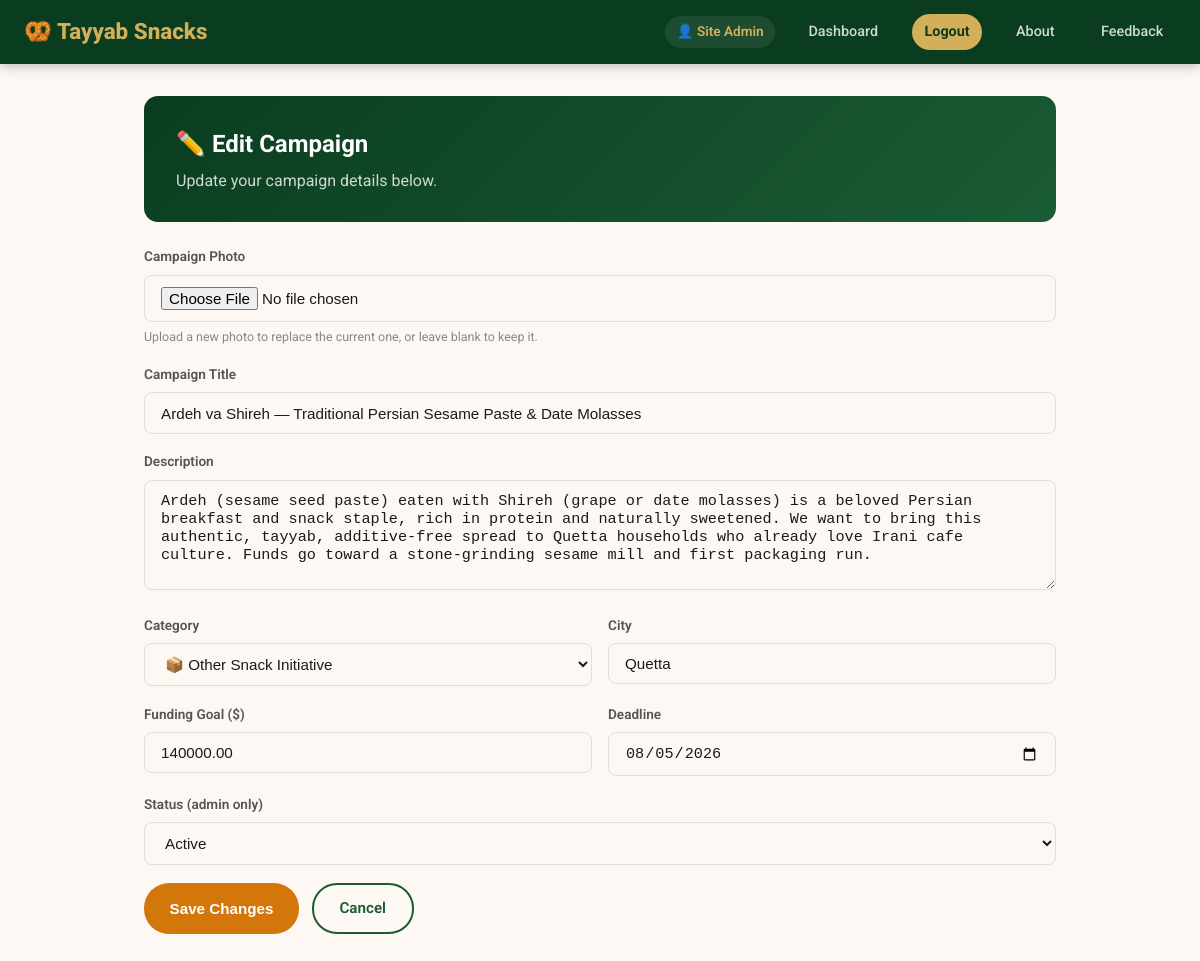
Screenshot of /edit-campaign.php?id=1 (signed in) with the database file from the repository.
### tables this page shows
CREATE TABLE IF NOT EXISTS campaigns (
    id            INT UNSIGNED AUTO_INCREMENT PRIMARY KEY,
    user_id       INT UNSIGNED NOT NULL,
    category_id   INT UNSIGNED,
    title         VARCHAR(200) NOT NULL,
    description   TEXT NOT NULL,
    goal_amount   DECIMAL(12,2) NOT NULL,
    raised_amount DECIMAL(12,2) DEFAULT 0.00,
    city          VARCHAR(100),
    image_url     VARCHAR(500),
    deadline      DATE,
    status        ENUM('pending','active','funded','closed','rejected') DEFAULT 'pending',
    created_at    TIMESTAMP DEFAULT CURRENT_TIMESTAMP,
    updated_by    INT UNSIGNED NULL,
    updated_at    TIMESTAMP NULL,
    FOREIGN KEY (user_id)     REFERENCES users(id) ON DELETE CASCADE,
    FOREIGN KEY (category_id) REFERENCES categories(id) ON DELETE SET NULL,
    FOREIGN KEY (updated_by)  REFERENCES users(id) ON DELETE SET NULL,
    INDEX idx_status (status),
    INDEX idx_user (user_id)
);

CREATE TABLE IF NOT EXISTS categories (
    id   INT UNSIGNED AUTO_INCREMENT PRIMARY KEY,
    name VARCHAR(100) NOT NULL,
    icon VARCHAR(10)
);

### db.php (called while the page is built, shortened)
<?php
function e(string $s): string {
    return htmlspecialchars($s, ENT_QUOTES, 'UTF-8');
}
function auth(): ?array {
    $lastActivity = $_SESSION['last_activity'] ?? time();
    return $_SESSION['user'];
}

### edit-campaign.php (the view, shortened to what this page needs)
<?php
require_once __DIR__ . '/db.php';
$user = auth();
$id = (int) ($_GET['id'] ?? 0);
$stmt = $pdo->prepare('SELECT * FROM campaigns WHERE id = ?');
$stmt->execute([$id]);
$campaign = $stmt->fetch();
$isOwner = $campaign['user_id'] == $user['id'];
$isAdmin = !empty($user['is_admin']);
$categories = $pdo->query('SELECT * FROM categories ORDER BY name')->fetchAll();
?>
<!DOCTYPE html>
<html lang="en">
<head>
<link rel="stylesheet" href="style.css">
</head>
<body>
<nav class="navbar">
    <a class="nav-brand" href="index.php">🥨 <?= e(SITE_NAME) ?></a>
    <div class="nav-links">
        <span class="nav-user">👤 <?= e($user['name']) ?></span><a href="dashboard.php">Dashboard</a><a href="logout.php" class="nav-btn">Logout</a><a href="about.php">About</a><a href="feedback.php">Feedback</a></div>
</nav>
<div class="dashboard-wrap">
    <div class="dashboard-header">
        <h2>✏️ Edit Campaign</h2>
        <p><?= $isAdmin && !$isOwner ? 'You are editing this campaign as an admin.' : 'Update your campaign details below.' ?></p>
    </div>
    <div class="card"><div class="card-body">
        <form method="post" enctype="multipart/form-data">
            <div class="form-group">
                <label class="form-label">Campaign Photo</label>
                <input type="file" name="image" class="form-control" accept="image/jpeg,image/png,image/webp">
                <div class="form-hint">Upload a new photo to replace the current one, or leave blank to keep it.</div>
            </div>
            <div class="form-group">
                <label class="form-label">Campaign Title</label>
                <input type="text" name="title" class="form-control" value="<?= e($_POST['title'] ?? $campaign['title']) ?>" required>
            </div>
            <div class="form-group">
                <label class="form-label">Description</label>
                <textarea name="description" class="form-control" required><?= e($_POST['description'] ?? $campaign['description']) ?></textarea>
            </div>
            <div class="form-row">
                <div class="form-group">
                    <label class="form-label">Category</label>
                    <select name="category_id" class="form-control">
                        <?php foreach ($categories as $c): ?>
                            <option value="<?= (int) $c['id'] ?>" <?= $campaign['category_id'] == $c['id'] ? 'selected' : '' ?>><?= e($c['icon']) ?> <?= e($c['name']) ?></option>
                        <?php endforeach; ?>
                    </select>
                </div>
                <div class="form-group">
                    <label class="form-label">City</label>
                    <input type="text" name="city" class="form-control" value="<?= e($_POST['city'] ?? $campaign['city']) ?>">
                </div>
            </div>
            <div class="form-row">
                <div class="form-group">
                    <label class="form-label">Funding Goal ($)</label>
                    <input type="number" name="goal_amount" class="form-control" min="1000" step="100" value="<?= e($_POST['goal_amount'] ?? $campaign['goal_amount']) ?>" required>
                </div>
                <div class="form-group">
                    <label class="form-label">Deadline</label>
                    <input type="date" name="deadline" class="form-control" value="<?= e($campaign['deadline'] ?? '') ?>">
                </div>
            </div>
            <?php if ($isAdmin): ?>
            <div class="form-group">
                <label class="form-label">Status (admin only)</label>
                <select name="status" class="form-control">
                    <?php foreach (['pending','active','funded','closed','rejected'] as $s): ?>
                        <option value="<?= $s ?>" <?= $campaign['status'] === $s ? 'selected' : '' ?>><?= ucfirst($s) ?></option>
                    <?php endforeach; ?>
                </select>
            </div>
            <?php endif; ?>
            <div style="display:flex;gap:.8rem">
                <button type="submit" class="btn btn-amber">Save Changes</button>
                <a href="campaign.php?id=<?= $id ?>" class="btn btn-outline">Cancel</a>
            </div>
        </form>
    </div></div>
</div>
</body>
</html>

### style.css (style rules this page uses)
:root { --green-deep: #0a3d1f; --green-mid: #1a5c33; --green-light: #2d7a4a; --amber: #d4770a; --amber-light: #f59e0b; --gold: #d4af5a; --gold-dark: #b8973b; --cream: #fdf8f3; --white: #ffffff; --text: #1a1a1a; --text-mid: #555; --text-light: #888; --border: #e5ddd4; --shadow: 0 1px 2px rgba(0,0,0,.30), 0 1px 3px 1px rgba(0,0,0,.15); --shadow-lg: 0 1px 3px rgba(0,0,0,.30), 0 4px 8px 3px rgba(0,0,0,.15); --radius-sm: 8px; --radius: 14px; --radius-lg: 16px; --radius-full: 999px; --transition: .2s cubic-bezier(.4,0,.2,1); }
*, *::before, *::after { box-sizing: border-box; margin: 0; padding: 0; }
body { font-family: 'Roboto', 'Segoe UI', system-ui, sans-serif; background: var(--cream); color: var(--text); line-height: 1.6; }
a { color: var(--green-mid); text-decoration: none; }
.navbar { background: var(--green-deep); padding: 0 1.5rem; display: flex; align-items: center; justify-content: space-between; height: 64px; position: sticky; top: 0; z-index: 100; box-shadow: 0 2px 12px rgba(0,0,0,.25); }
.nav-brand { font-size: 1.4rem; font-weight: 800; color: var(--gold); }
.nav-links { display: flex; align-items: center; gap: 1.3rem; }
.nav-links a { color: rgba(255,255,255,.8); font-size: .9rem; font-weight: 500; padding: .4rem .8rem; border-radius: 6px; transition: var(--transition); }
.nav-btn { background: var(--gold) !important; color: var(--green-deep) !important; font-weight: 700 !important; border-radius: 20px !important; }
.nav-user { display: inline-flex; align-items: center; gap: .3rem; color: var(--gold); font-size: .85rem; font-weight: 600; padding: .35rem .7rem; background: rgba(255,255,255,.08); border-radius: var(--radius-full); white-space: nowrap; max-width: 160px; overflow: hidden; text-overflow: ellipsis; }
.btn { display: inline-flex; align-items: center; gap: .4rem; padding: .7rem 1.6rem; border-radius: 25px; font-size: .95rem; font-weight: 600; cursor: pointer; border: none; transition: var(--transition); text-decoration: none; }
.btn-amber { background: var(--amber); color: var(--white); }
.btn-outline { background: transparent; color: var(--green-mid); border: 2px solid var(--green-mid); }
.form-group { margin-bottom: 1.1rem; }
.form-label { display: block; font-size: .85rem; font-weight: 600; color: var(--text-mid); margin-bottom: .4rem; }
.form-control { width: 100%; padding: .7rem 1rem; border: 1.5px solid var(--border); border-radius: var(--radius-sm); font-size: .95rem; color: var(--text); background: var(--cream); outline: none; transition: var(--transition); }
textarea.form-control { min-height: 110px; resize: vertical; }
.form-row { display: grid; grid-template-columns: 1fr 1fr; gap: 1rem; }
.form-hint { font-size: .78rem; color: var(--text-light); margin-top: .3rem; }
.dashboard-wrap { max-width: 960px; margin: 2rem auto; padding: 0 1.5rem; }
.dashboard-header { background: linear-gradient(135deg, var(--green-deep), #1a5c33); color: var(--white); border-radius: var(--radius); padding: 1.8rem 2rem; margin-bottom: 1.5rem; }
.dashboard-header h2 { font-size: 1.5rem; font-weight: 700; }
.dashboard-header p { opacity: .8; margin-top: .3rem; }
.nav-brand { min-width: 0; overflow: hidden; text-overflow: ellipsis; white-space: nowrap; }

### rows the page displays
campaigns: title "Ardeh va Shireh — Traditional Persian Sesame Paste & Date Molasses", description "Ardeh (sesame seed paste) eaten with Shireh (grape or date molasses) is a beloved Persian breakfast and snack staple, rich in protein and naturally sweetened. We want to bring this authentic, tayyab, additive-free spread to Quetta households who already love Irani cafe culture. Funds go toward a stone-grinding sesame mill and first packaging run.", category_id "📦 Other Snack Initiative", city "Quetta", goal_amount "140000.00", deadline "08/05/2026", status "Active"

### other values shown
SITE_NAME "Tayyab Snacks"
$user['name'] "Site Admin"
